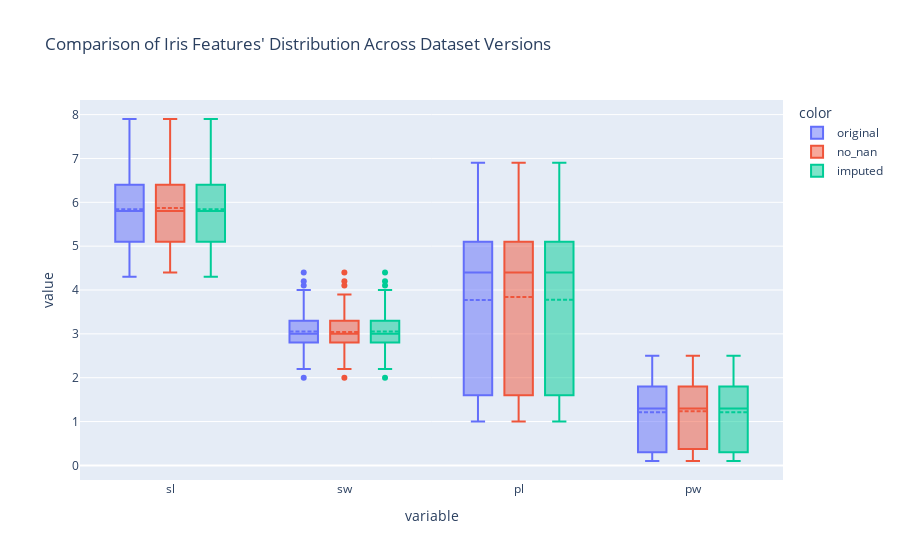

Notebook source saved alongside this figure:
### Markdown cell above
**Visualization 1**

Show boxplots of different features accross different missing-values-handling methods

### Code cell
fig = px.box(df_combined[['sl', 'sw', 'pl', 'pw']],
            color=df_combined['source'],
            title= "Comparison of Iris Features' Distribution Across Dataset Versions ")
fig.update_traces(boxmean=True)
fig.show()

### Figure 1 — Plotly figure (JSON) as saved in the notebook; plotly's stock layout.template omitted (floating-point values rounded to 4 significant figures; data arrays with more than 128 entries replaced by an {"elided": "..."} marker saying what was removed)
{"data": [{"alignmentgroup": "True", "boxmean": true, "hovertemplate": "color=original<br>variable=%{x}<br>value=%{y}<extra></extra>", "legendgroup": "original", "marker": {"color": "#636efa"}, "name": "original", "notched": false, "offsetgroup": "original", "orientation": "v", "showlegend": true, "type": "box", "x": {"elided": "600 str values"}, "x0": " ", "xaxis": "x", "y": {"elided": "600 float values"}, "y0": " ", "yaxis": "y"}, {"alignmentgroup": "True", "boxmean": true, "hovertemplate": "color=no_nan<br>variable=%{x}<br>value=%{y}<extra></extra>", "legendgroup": "no_nan", "marker": {"color": "#EF553B"}, "name": "no_nan", "notched": false, "offsetgroup": "no_nan", "orientation": "v", "showlegend": true, "type": "box", "x": {"elided": "580 str values"}, "x0": " ", "xaxis": "x", "y": {"elided": "580 float values"}, "y0": " ", "yaxis": "y"}, {"alignmentgroup": "True", "boxmean": true, "hovertemplate": "color=imputed<br>variable=%{x}<br>value=%{y}<extra></extra>", "legendgroup": "imputed", "marker": {"color": "#00cc96"}, "name": "imputed", "notched": false, "offsetgroup": "imputed", "orientation": "v", "showlegend": true, "type": "box", "x": {"elided": "600 str values"}, "x0": " ", "xaxis": "x", "y": {"elided": "600 float values"}, "y0": " ", "yaxis": "y"}], "layout": {"boxmode": "group", "legend": {"title": {"text": "color"}, "tracegroupgap": 0}, "title": {"text": "Comparison of Iris Features' Distribution Across Dataset Versions "}, "xaxis": {"anchor": "y", "domain": [0, 1], "title": {"text": "variable"}}, "yaxis": {"anchor": "x", "domain": [0, 1], "title": {"text": "value"}}}}
